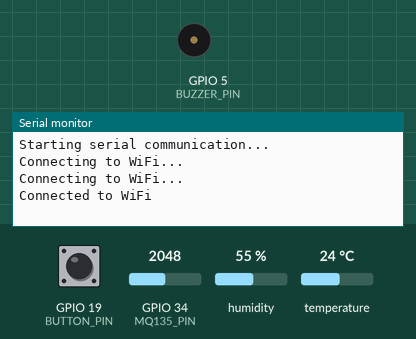
Simulated run of this sketch. Board: ESP32. Shown: buzzer (waves = sounding, pin HIGH), the last lines printed to the serial monitor. The inputs (shaded band) are chosen by the test bench; at power-on: GPIO 19 (BUTTON_PIN) HIGH, GPIO 34 (MQ135_PIN) = 2048, humidity 55 %, temperature 24 °C. WiFi joins after 1.5 s; servers stay silent unless stated.

Above: at 3.2 s.
3.3 s: GPIO 19 (BUTTON_PIN) pulled LOW for 1.2 s
At 4.9 s:
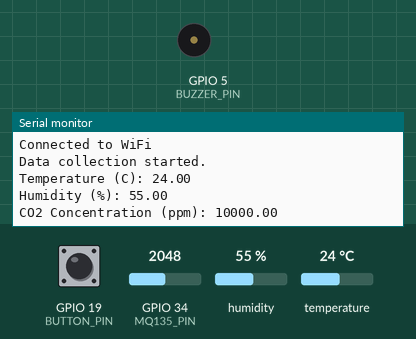
6.0 s: GPIO 19 (BUTTON_PIN) pulled LOW for 1.2 s
At 6.8 s:
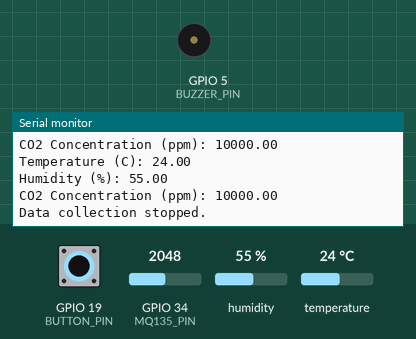

The sketch:

final.ino
```cpp
#include <WiFi.h>
#include <HTTPClient.h>
#include <OneWire.h>
#include <DallasTemperature.h>
#include "DHT.h"

// WiFi credentials
const char* ssid = "POCO F4";
const char* password = "sayaadalahkamu";

// ThingSpeak API
const char* server = "http://api.thingspeak.com";
const char* apiKey = "2WEDLR29SB1UFFFI";

// Define pins
#define DHT_PIN 26
#define MQ135_PIN 34
#define BUZZER_PIN 5
#define BUTTON_PIN 19

// Initialize DHT sensor
DHT dht(DHT_PIN, DHT11);

// Number of readings to average (1 per second for 30 seconds)
const int numReadings = 30;
float readings[numReadings]; // The readings from the analog input
float temperatureReadings[numReadings]; // The readings from the temperature sensor
int readIndex = 0; // The index of the current reading
float totalCO2 = 0.0; // The running total for CO2 concentration
float averageCO2 = 0.0; // The average CO2 concentration
float totalTemperature = 0.0; // The running total for temperature
float averageTemperature = 0.0; // The average temperature

// Threshold for CO2 concentration in ppm
const float CO2Threshold = 1000.0; // Set the threshold value to 1000 ppm

bool collectingData = false; // Flag to indicate if we are collecting data
unsigned long startTime = 0; // Start time for the data collection period
unsigned long lastButtonPress = 0; // Last button press time
const unsigned long debounceDelay = 50; // Debounce time

void setup() {
  pinMode(MQ135_PIN, INPUT);  // Set the MQ-135 pin as input
  pinMode(BUZZER_PIN, OUTPUT); // Set the buzzer pin as output
  pinMode(BUTTON_PIN, INPUT_PULLUP); // Set the button pin as input with internal pull-up resistor

  Serial.begin(9600); // Initialize the serial monitor at a baud rate of 115200
  Serial.println("Starting serial communication...");

  dht.begin(); // Initialize the DHT sensor

  // Initialize all the readings to 0
  for (int thisReading = 0; thisReading < numReadings; thisReading++) {
    readings[thisReading] = 0.0;
    temperatureReadings[thisReading] = 0.0;
  }

  WiFi.begin(ssid, password); // Connect to WiFi
  while (WiFi.status() != WL_CONNECTED) {
    delay(1000);
    Serial.println("Connecting to WiFi...");
  }
  Serial.println("Connected to WiFi");
}

void loop() {
  static bool lastButtonState = HIGH; // Last state of the button
  bool buttonState = digitalRead(BUTTON_PIN); // Current state of the button

  // Handle button debounce
  if ((millis() - lastButtonPress) > debounceDelay) {
    if (lastButtonState == HIGH && buttonState == LOW) {
      collectingData = !collectingData; // Toggle data collection state
      if (collectingData) {
        Serial.println("Data collection started.");
        startTime = millis(); // Start the timer for data collection
      } else {
        Serial.println("Data collection stopped.");
      }
      lastButtonPress = millis(); // Update last button press time
    }
  }

  lastButtonState = buttonState; // Update the last button state

  if (collectingData) {
    // Request temperature and humidity readings from DHT11
    float temperatureC = dht.readTemperature();
    float humidity = dht.readHumidity();

    // Check if any reads failed and exit early (to try again).
    if (isnan(temperatureC) || isnan(humidity)) {
      Serial.println("Failed to read from DHT sensor!");
    } else {
      Serial.print("Temperature (C): ");
      Serial.println(temperatureC);
      Serial.print("Humidity (%): ");
      Serial.println(humidity);

      // Subtract the last temperature reading
      totalTemperature = totalTemperature - temperatureReadings[readIndex];
      // Read the new temperature
      temperatureReadings[readIndex] = temperatureC;
      // Add the reading to the total
      totalTemperature = totalTemperature + temperatureReadings[readIndex];

      // Calculate the average temperature
      averageTemperature = totalTemperature / float(numReadings);
    }

    // Read the MQ-135 sensor
    int analogValue = analogRead(MQ135_PIN); // Read the analog value from MQ-135 sensor

    // Convert the analog value to a meaningful CO2 concentration
    float ppm = (analogValue / 1024.0) * 5000;

    // Subtract the last CO2 reading
    totalCO2 = totalCO2 - readings[readIndex];
    // Read from the sensor
    readings[readIndex] = ppm;
    // Add the reading to the total
    totalCO2 = totalCO2 + readings[readIndex];

    // Calculate the average CO2 concentration
    averageCO2 = totalCO2 / float(numReadings);

    Serial.print("CO2 Concentration (ppm): ");
    Serial.println(ppm);

    // Advance to the next position in the array
    readIndex = (readIndex + 1) % numReadings;

    // Check if 30 seconds have passed
    if (millis() - startTime >= 30000) {
      collectingData = false;
      Serial.print("Average CO2 Concentration (ppm) over 30 seconds: ");
      Serial.println(averageCO2);
      Serial.print("Average Temperature (C) over 30 seconds: ");
      Serial.println(averageTemperature);

      // Check if the average ppm exceeds the threshold and turn on buzzer if it does
      if (averageCO2 >= CO2Threshold) {
        digitalWrite(BUZZER_PIN, HIGH); // Turn on the buzzer
        Serial.println("Buzzer ON: CO2 concentration exceeds threshold");
        delay(5000); // Keep buzzer on for 5 seconds
        digitalWrite(BUZZER_PIN, LOW); // Turn off the buzzer
        Serial.println("Buzzer OFF");
      }

      // Send data to ThingSpeak
      if (WiFi.status() == WL_CONNECTED) {
        HTTPClient http;
        String url = String(server) + "/update?api_key=" + apiKey + "&field1=" + String(averageTemperature) + "&field2=" + String(averageCO2);
        http.begin(url);
        int httpResponseCode = http.GET();
        if (httpResponseCode > 0) {
          String response = http.getString();
          Serial.println(httpResponseCode);
          Serial.println(response);
          Serial.println("Data berhasil diunggah ke ThingSpeak.");
        } else {
          Serial.print("Error on sending GET: ");
          Serial.println(httpResponseCode);
          Serial.println("Data gagal diunggah ke ThingSpeak.");
        }
        http.end();
      } else {
        Serial.println("Tidak terhubung ke WiFi.");
      }

      // Reset the readings for the next cycle
      for (int thisReading = 0; thisReading < numReadings; thisReading++) {
        readings[thisReading] = 0.0;
        temperatureReadings[thisReading] = 0.0;
      }
      totalCO2 = 0.0;
      totalTemperature = 0.0;
      readIndex = 0;
      startTime = millis(); // Reset the timer
    }
  }

  delay(1000);  // Wait for 1 second before reading the sensor again
}
```

Measured:
- after the input at 3.3 s, the serial monitor: prints a new line after 0.70 s (image 1)
- after the input at 6.0 s, the serial monitor: prints a new line after 0.06 s (image 2)
